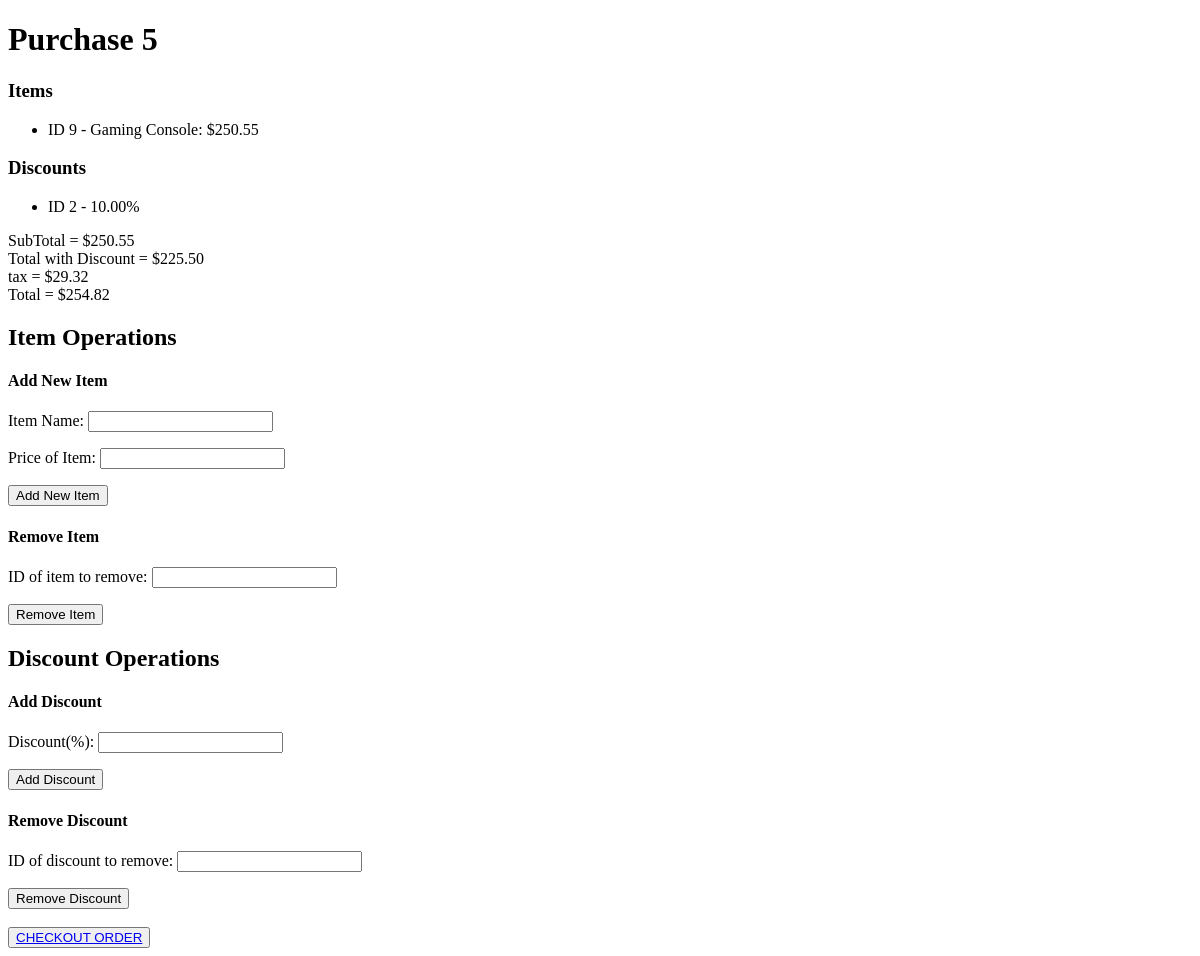
Before: /5 with the older database file.
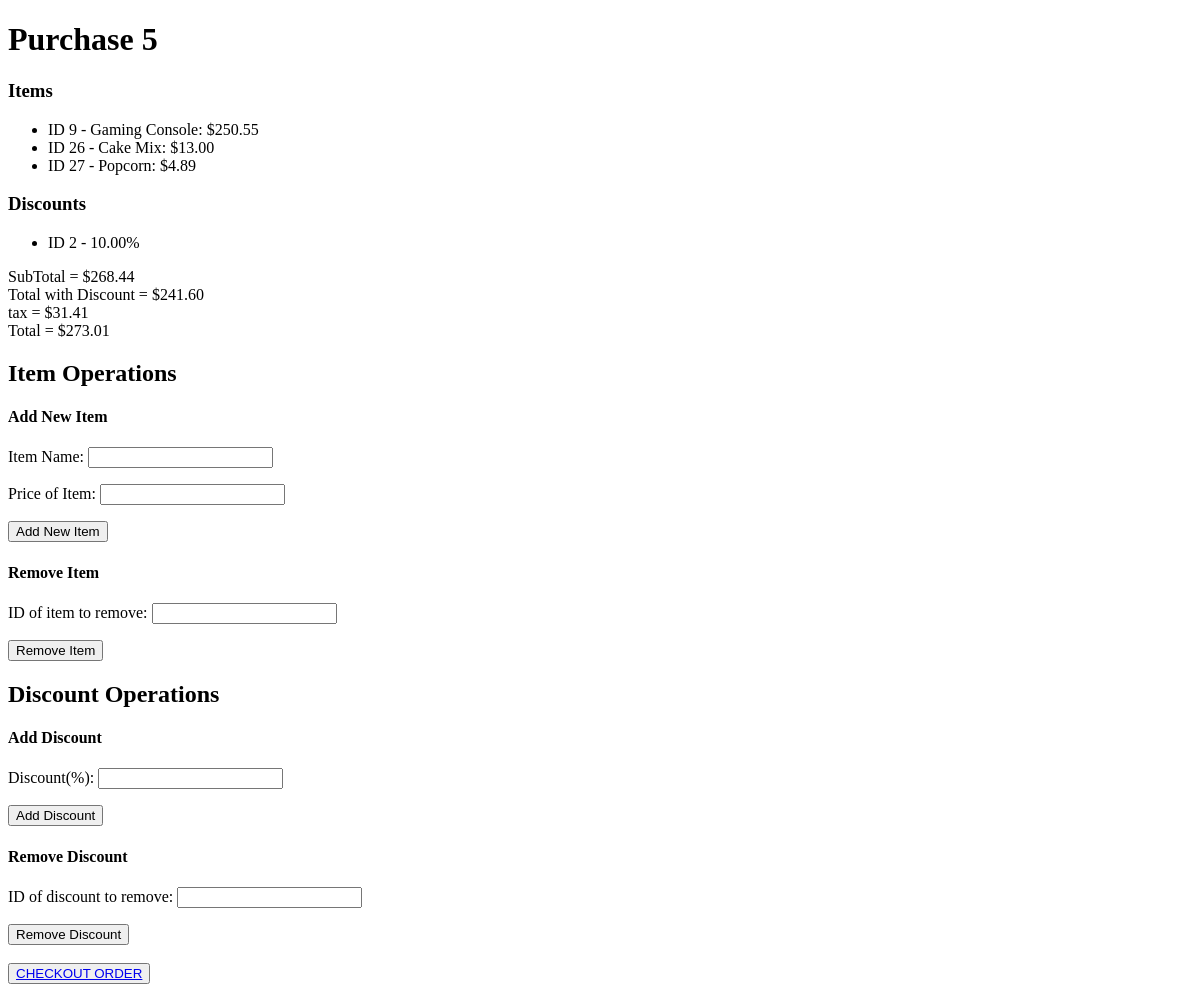
After: the same page with the newer database file.
### checkout/models.py (models this page shows, shortened)
class item(models.Model):
    name = models.CharField(max_length=200)
    price = models.DecimalField(max_digits=10,decimal_places=2)

class discount(models.Model):
    discount = models.DecimalField(max_digits=5, decimal_places=2)

### checkout/views.py (the view, shortened to what this page needs)
# urls.py: path('<int:id>', views.index, name='index'),
def index(response, id):
    ls = recipt.objects.get(id=id)
    newItemform = AddItem()
    newDiscform = AddDiscount()
    delItemForm = RemoveItem()
    delDiscForm = RemoveDiscount()
    tax = round(float(ls.discount_total) * 0.13, 2)
    total = round(float(ls.discount_total) + tax, 2)
    return render(response, "checkout/display.html", {"ls":ls, "subtotal":ls.subtotal,
     "disctotal":ls.discount_total, "tax":tax, "total":total, "form1":newItemform,
     "form2": newDiscform, "form3":delItemForm, "form4":delDiscForm})

### checkout/forms.py
class AddItem(forms.Form):
    name = forms.CharField(label="Item Name", max_length=200)
    price = forms.DecimalField(label="Price of Item", max_digits=10, decimal_places=2, min_value=0)

class AddDiscount(forms.Form):
    discount = forms.DecimalField(label="Discount(%)", max_digits=5, decimal_places=2, min_value=0)

### checkout/models.py (called while the page is built)
    @property
    def subtotal(self):
        return round(sum([x.price for x in self.items.all()]), 2)

    @property
    def discount_total(self):
        x = (sum([x.discount for x in self.discount.all()])/100)
        if(x == 0):
            return self.subtotal
        else:
            return round(self.subtotal * (1 - x), 2)

### checkout/templates/checkout/display.html (shortened to what this page needs)
{% extends "checkout/base.html" %}
{% block content %}
    <h1>{{ls.text}}</h1>
    <h3>Items</h3>
    <ul>
        {% for item in ls.items.all %}
            <li>ID {{item.id}} - {{item.name}}: ${{item.price}}</li>
        {% endfor %}
    </ul>
    <h3>Discounts</h3>
    <ul>
        {% for discount in ls.discount.all %}
            <li>ID {{discount.id}} - {{discount.discount}}%</li>
        {% empty %}
            <li>0.00%</li>
        {% endfor %}
    </ul>
    SubTotal = ${{subtotal}}
    Total with Discount = ${{disctotal}}
    tax = ${{tax}}
    Total = ${{total}}
    <h2>Item Operations</h2>
    <h4>Add New Item</h4>
    <form method="POST">
        {{form1.as_p}}
        <button type="submit", name="saveItem", value="saveItem">Add New Item</button>
    </form>
    <h4>Remove Item</h4>
    <form method="POST">
        {{form3.as_p}}
        <button type="submit", name="delitem", value="delitem">Remove Item</button>
    </form>
    <h2>Discount Operations</h2>
    <h4>Add Discount</h4>
    <form method="POST">
        {{form2.as_p}}
        <button type="submit", name="saveDiscount", value="saveDiscount">Add Discount</button>
    </form>
    <h4>Remove Discount</h4>
    <form method="POST">
        {{form4.as_p}}
        <button type="submit", name="deldisc", value="deldisc">Remove Discount</button>
    </form>
    <button><a href="/create">CHECKOUT ORDER</a></button>
{% endblock %}

Changed rows visible on the page:
added item: id "26", name "Cake Mix", price "13.00"
added item: id "27", name "Popcorn", price "4.89"
Other visible differences:
{{ subtotal }}: "250.55" → "268.44"
{{ disctotal }}: "225.50" → "241.60"
{{ tax }}: "29.32" → "31.41"
{{ total }}: "254.82" → "273.01"
